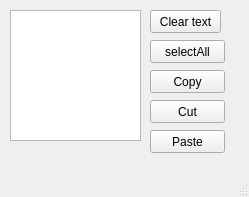
<?xml version="1.0" encoding="UTF-8"?>
<ui version="4.0">
 <class>MainWindow</class>
 <widget class="QMainWindow" name="MainWindow">
  <property name="geometry">
   <rect>
    <x>0</x>
    <y>0</y>
    <width>249</width>
    <height>197</height>
   </rect>
  </property>
  <property name="windowTitle">
   <string>MainWindow</string>
  </property>
  <widget class="QWidget" name="centralwidget">
   <widget class="QTextEdit" name="textEdit">
    <property name="geometry">
     <rect>
      <x>10</x>
      <y>10</y>
      <width>131</width>
      <height>131</height>
     </rect>
    </property>
   </widget>
   <widget class="QPushButton" name="pushButton">
    <property name="geometry">
     <rect>
      <x>150</x>
      <y>10</y>
      <width>71</width>
      <height>23</height>
     </rect>
    </property>
    <property name="text">
     <string>Clear text</string>
    </property>
   </widget>
   <widget class="QPushButton" name="pushButton_2">
    <property name="geometry">
     <rect>
      <x>150</x>
      <y>70</y>
      <width>75</width>
      <height>23</height>
     </rect>
    </property>
    <property name="text">
     <string>Copy</string>
    </property>
   </widget>
   <widget class="QPushButton" name="pushButton_3">
    <property name="geometry">
     <rect>
      <x>150</x>
      <y>100</y>
      <width>75</width>
      <height>23</height>
     </rect>
    </property>
    <property name="text">
     <string>Cut</string>
    </property>
   </widget>
   <widget class="QPushButton" name="pushButton_4">
    <property name="geometry">
     <rect>
      <x>150</x>
      <y>40</y>
      <width>75</width>
      <height>23</height>
     </rect>
    </property>
    <property name="text">
     <string>selectAll</string>
    </property>
   </widget>
   <widget class="QPushButton" name="pushButton_6">
    <property name="geometry">
     <rect>
      <x>150</x>
      <y>130</y>
      <width>75</width>
      <height>23</height>
     </rect>
    </property>
    <property name="text">
     <string>Paste</string>
    </property>
   </widget>
  </widget>
  <widget class="QMenuBar" name="menubar">
   <property name="geometry">
    <rect>
     <x>0</x>
     <y>0</y>
     <width>249</width>
     <height>21</height>
    </rect>
   </property>
  </widget>
  <widget class="QStatusBar" name="statusbar"/>
 </widget>
 <resources/>
 <connections/>
</ui>
